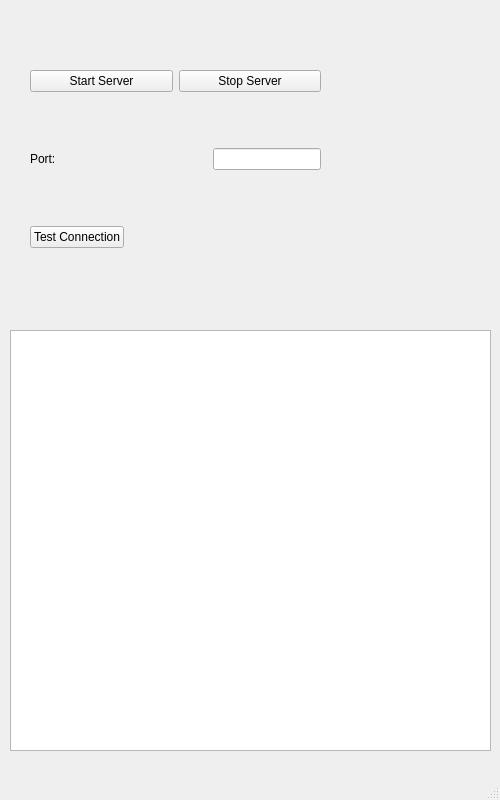
<?xml version="1.0" encoding="UTF-8"?>
<ui version="4.0">
 <class>MainWindow</class>
 <widget class="QMainWindow" name="MainWindow">
  <property name="geometry">
   <rect>
    <x>0</x>
    <y>0</y>
    <width>500</width>
    <height>800</height>
   </rect>
  </property>
  <property name="sizePolicy">
   <sizepolicy hsizetype="Fixed" vsizetype="Fixed">
    <horstretch>0</horstretch>
    <verstretch>0</verstretch>
   </sizepolicy>
  </property>
  <property name="maximumSize">
   <size>
    <width>500</width>
    <height>800</height>
   </size>
  </property>
  <property name="windowTitle">
   <string>Server</string>
  </property>
  <widget class="QWidget" name="centralwidget">
   <property name="sizePolicy">
    <sizepolicy hsizetype="Expanding" vsizetype="Expanding">
     <horstretch>0</horstretch>
     <verstretch>0</verstretch>
    </sizepolicy>
   </property>
   <widget class="QWidget" name="verticalLayoutWidget">
    <property name="geometry">
     <rect>
      <x>30</x>
      <y>20</y>
      <width>291</width>
      <height>281</height>
     </rect>
    </property>
    <layout class="QVBoxLayout" name="verticalLayout">
     <item>
      <layout class="QHBoxLayout" name="horizontalLayout">
       <item>
        <widget class="QPushButton" name="pushButton_startServer">
         <property name="text">
          <string>Start Server</string>
         </property>
        </widget>
       </item>
       <item>
        <widget class="QPushButton" name="pushButton_stopServer">
         <property name="text">
          <string>Stop Server</string>
         </property>
        </widget>
       </item>
      </layout>
     </item>
     <item>
      <layout class="QHBoxLayout" name="horizontalLayout_3">
       <item>
        <widget class="QLabel" name="label_port">
         <property name="sizePolicy">
          <sizepolicy hsizetype="Preferred" vsizetype="Preferred">
           <horstretch>120</horstretch>
           <verstretch>0</verstretch>
          </sizepolicy>
         </property>
         <property name="text">
          <string>Port: </string>
         </property>
        </widget>
       </item>
       <item>
        <widget class="QLineEdit" name="lineEdit_port">
         <property name="text">
          <string/>
         </property>
        </widget>
       </item>
      </layout>
     </item>
     <item>
      <layout class="QHBoxLayout" name="horizontalLayout_2">
       <item>
        <widget class="QPushButton" name="pushButton_testConn">
         <property name="text">
          <string>Test Connection</string>
         </property>
        </widget>
       </item>
       <item>
        <spacer name="horizontalSpacer">
         <property name="orientation">
          <enum>Qt::Horizontal</enum>
         </property>
         <property name="sizeHint" stdset="0">
          <size>
           <width>40</width>
           <height>20</height>
          </size>
         </property>
        </spacer>
       </item>
      </layout>
     </item>
    </layout>
   </widget>
   <widget class="QTextEdit" name="textEdit_log">
    <property name="geometry">
     <rect>
      <x>10</x>
      <y>330</y>
      <width>481</width>
      <height>421</height>
     </rect>
    </property>
    <property name="sizePolicy">
     <sizepolicy hsizetype="Expanding" vsizetype="Expanding">
      <horstretch>120</horstretch>
      <verstretch>120</verstretch>
     </sizepolicy>
    </property>
   </widget>
  </widget>
  <widget class="QMenuBar" name="menubar">
   <property name="geometry">
    <rect>
     <x>0</x>
     <y>0</y>
     <width>500</width>
     <height>22</height>
    </rect>
   </property>
  </widget>
  <widget class="QStatusBar" name="statusbar"/>
 </widget>
 <resources/>
 <connections/>
</ui>
